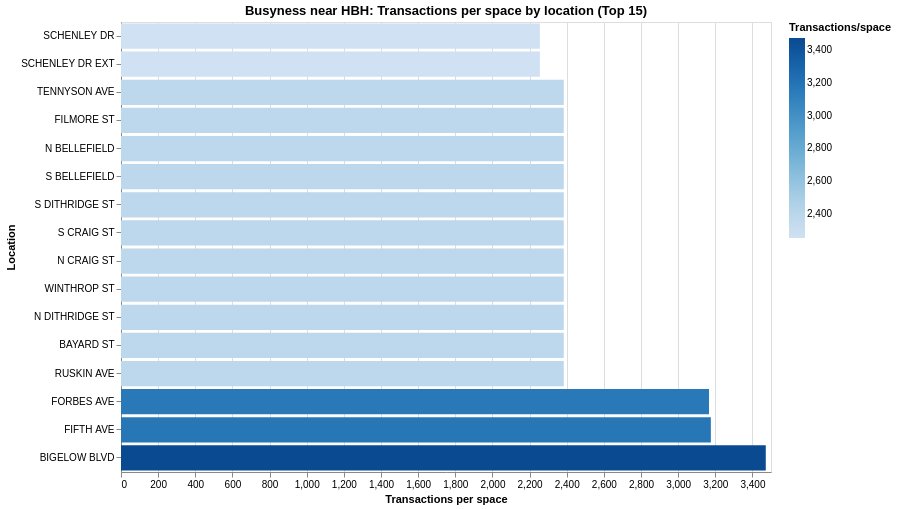

Source (notebook cell):
### Markdown cell above
### 1.3.3. Busyness Ranking

### Code cell
busyness_rank = (
    morning_analysis
    .group_by("location")
    .agg([
        pl.col("x").min().alias("min_x"),
        pl.col("y").min().alias("min_y"),
        pl.col("tx_per_meter").sum().alias("tot_transactions"),
        pl.col("spaces_per_meter").sum().alias("tot_spaces"),
        pl.col("dist_m").min().alias("min_dist_m"),
        pl.col("dist_m").median().alias("median_dist_m"),
        pl.col("meter_id").n_unique().alias("n_meters"),
    ])
    .with_columns(
        (pl.col("tot_transactions") / pl.col("tot_spaces")).alias("transactions_per_space")
    )
    .sort("transactions_per_space", descending=True)
)

alt.Chart(busyness_rank.to_pandas()).mark_bar().encode(
    x=alt.X("transactions_per_space:Q", title="Transactions per space"),
    y=alt.Y("location:N", sort="x", title="Location"),
    color=alt.Color("transactions_per_space:Q", title="Transactions/space"),
    tooltip=[
        "location",
        alt.Tooltip("min_x:Q", format=".6f", title="Closest x"),
        alt.Tooltip("min_y:Q", format=".6f", title="Closest y"),
        alt.Tooltip("transactions_per_space:Q", format=".3f", title="Tx per space (busyness)"),
        alt.Tooltip("tot_transactions:Q", format=",.0f", title="Total transactions"),
        alt.Tooltip("tot_spaces:Q", format=",.0f", title="Total spaces"),
        alt.Tooltip("min_dist_m:Q", format=".2f", title="Min dist (m)"),
        alt.Tooltip("median_dist_m:Q", format=".2f", title="Median dist (m)"),
        alt.Tooltip("n_meters:Q", format=",.0f", title="# meters"),
    ]
).properties(
    width=650,
    height=450,
    title="Busyness near HBH: Transactions per space by location (Top 15)"
)

### Figure 1 — Vega-Lite specification as saved in the notebook (floating-point values rounded to 4 significant figures)
{"config": {"view": {"continuousWidth": 300, "continuousHeight": 300}}, "data": {"name": "data-430f9855222c433246e167a579be73aa"}, "mark": {"type": "bar"}, "encoding": {"color": {"field": "transactions_per_space", "title": "Transactions/space", "type": "quantitative"}, "tooltip": [{"field": "location", "type": "nominal"}, {"field": "min_x", "format": ".6f", "title": "Closest x", "type": "quantitative"}, {"field": "min_y", "format": ".6f", "title": "Closest y", "type": "quantitative"}, {"field": "transactions_per_space", "format": ".3f", "title": "Tx per space (busyness)", "type": "quantitative"}, {"field": "tot_transactions", "format": ",.0f", "title": "Total transactions", "type": "quantitative"}, {"field": "tot_spaces", "format": ",.0f", "title": "Total spaces", "type": "quantitative"}, {"field": "min_dist_m", "format": ".2f", "title": "Min dist (m)", "type": "quantitative"}, {"field": "median_dist_m", "format": ".2f", "title": "Median dist (m)", "type": "quantitative"}, {"field": "n_meters", "format": ",.0f", "title": "# meters", "type": "quantitative"}], "x": {"field": "transactions_per_space", "title": "Transactions per space", "type": "quantitative"}, "y": {"field": "location", "sort": "x", "title": "Location", "type": "nominal"}}, "height": 450, "title": "Busyness near HBH: Transactions per space by location (Top 15)", "width": 650, "$schema": "https://vega.github.io/schema/vega-lite/v5.20.1.json", "datasets": {"data-430f9855222c433246e167a579be73aa": [{"location": "BIGELOW BLVD", "min_x": -79.95, "min_y": 40.44, "tot_transactions": 451700.0, "tot_spaces": 130.1, "min_dist_m": 672.3, "median_dist_m": 719.6, "n_meters": 3, "transactions_per_space": 3472.0}, {"location": "FIFTH AVE", "min_x": -79.95, "min_y": 40.44, "tot_transactions": 567500.0, "tot_spaces": 178.7, "min_dist_m": 391.4, "median_dist_m": 573.3, "n_meters": 8, "transactions_per_space": 3176.0}, {"location": "FORBES AVE", "min_x": -79.95, "min_y": 40.44, "tot_transactions": 272900.0, "tot_spaces": 86.2, "min_dist_m": 582.1, "median_dist_m": 639.3, "n_meters": 3, "transactions_per_space": 3166.0}, {"location": "TENNYSON AVE", "min_x": -79.95, "min_y": 40.45, "tot_transactions": 92640.0, "tot_spaces": 38.86, "min_dist_m": 675.0, "median_dist_m": 715.6, "n_meters": 4, "transactions_per_space": 2384.0}, {"location": "FILMORE ST", "min_x": -79.95, "min_y": 40.45, "tot_transactions": 69480.0, "tot_spaces": 29.14, "min_dist_m": 258.3, "median_dist_m": 302.9, "n_meters": 3, "transactions_per_space": 2384.0}, {"location": "N BELLEFIELD", "min_x": -79.95, "min_y": 40.45, "tot_transactions": 92640.0, "tot_spaces": 38.86, "min_dist_m": 592.7, "median_dist_m": 664.8, "n_meters": 4, "transactions_per_space": 2384.0}, {"location": "S BELLEFIELD", "min_x": -79.95, "min_y": 40.44, "tot_transactions": 92640.0, "tot_spaces": 38.86, "min_dist_m": 419.7, "median_dist_m": 463.7, "n_meters": 4, "transactions_per_space": 2384.0}, {"location": "S DITHRIDGE ST", "min_x": -79.95, "min_y": 40.44, "tot_transactions": 115800.0, "tot_spaces": 48.57, "min_dist_m": 379.6, "median_dist_m": 398.4, "n_meters": 5, "transactions_per_space": 2384.0}, {"location": "S CRAIG ST", "min_x": -79.95, "min_y": 40.44, "tot_transactions": 139000.0, "tot_spaces": 58.29, "min_dist_m": 255.4, "median_dist_m": 292.0, "n_meters": 6, "transactions_per_space": 2384.0}, {"location": "N CRAIG ST", "min_x": -79.95, "min_y": 40.45, "tot_transactions": 115800.0, "tot_spaces": 48.57, "min_dist_m": 440.6, "median_dist_m": 543.4, "n_meters": 5, "transactions_per_space": 2384.0}, {"location": "WINTHROP ST", "min_x": -79.95, "min_y": 40.45, "tot_transactions": 69480.0, "tot_spaces": 29.14, "min_dist_m": 297.7, "median_dist_m": 328.3, "n_meters": 3, "transactions_per_space": 2384.0}, {"location": "N DITHRIDGE ST", "min_x": -79.95, "min_y": 40.45, "tot_transactions": 92640.0, "tot_spaces": 38.86, "min_dist_m": 544.0, "median_dist_m": 608.6, "n_meters": 4, "transactions_per_space": 2384.0}, {"location": "BAYARD ST", "min_x": -79.95, "min_y": 40.45, "tot_transactions": 23160.0, "tot_spaces": 9.714, "min_dist_m": 740.9, "median_dist_m": 740.9, "n_meters": 1, "transactions_per_space": 2384.0}, {"location": "RUSKIN AVE", "min_x": -79.95, "min_y": 40.45, "tot_transactions": 69480.0, "tot_spaces": 29.14, "min_dist_m": 648.3, "median_dist_m": 693.1, "n_meters": 3, "transactions_per_space": 2384.0}, {"location": "SCHENLEY DR", "min_x": -79.95, "min_y": 40.44, "tot_transactions": 498500.0, "tot_spaces": 221.0, "min_dist_m": 439.8, "median_dist_m": 635.5, "n_meters": 17, "transactions_per_space": 2255.0}, {"location": "SCHENLEY DR EXT", "min_x": -79.95, "min_y": 40.44, "tot_transactions": 87960.0, "tot_spaces": 39.0, "min_dist_m": 538.2, "median_dist_m": 546.2, "n_meters": 3, "transactions_per_space": 2255.0}]}}
